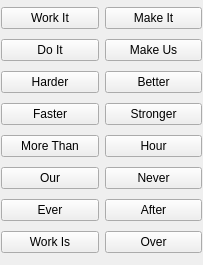
<?xml version="1.0" encoding="UTF-8"?>
<ui version="4.0">
 <class>MainWindow</class>
 <widget class="QMainWindow" name="MainWindow">
  <property name="geometry">
   <rect>
    <x>0</x>
    <y>0</y>
    <width>203</width>
    <height>265</height>
   </rect>
  </property>
  <property name="minimumSize">
   <size>
    <width>203</width>
    <height>265</height>
   </size>
  </property>
  <property name="maximumSize">
   <size>
    <width>203</width>
    <height>265</height>
   </size>
  </property>
  <property name="sizeIncrement">
   <size>
    <width>0</width>
    <height>0</height>
   </size>
  </property>
  <property name="windowTitle">
   <string>MainWindow</string>
  </property>
  <widget class="QWidget" name="centralwidget">
   <widget class="QWidget" name="layoutWidget">
    <property name="geometry">
     <rect>
      <x>1</x>
      <y>3</y>
      <width>201</width>
      <height>261</height>
     </rect>
    </property>
    <layout class="QHBoxLayout" name="horizontalLayout">
     <item>
      <layout class="QVBoxLayout" name="verticalLayout">
       <item>
        <widget class="QPushButton" name="workIt">
         <property name="enabled">
          <bool>true</bool>
         </property>
         <property name="text">
          <string>Work It</string>
         </property>
        </widget>
       </item>
       <item>
        <widget class="QPushButton" name="doIt">
         <property name="text">
          <string>Do It</string>
         </property>
        </widget>
       </item>
       <item>
        <widget class="QPushButton" name="harder">
         <property name="text">
          <string>Harder</string>
         </property>
        </widget>
       </item>
       <item>
        <widget class="QPushButton" name="faster">
         <property name="text">
          <string>Faster</string>
         </property>
        </widget>
       </item>
       <item>
        <widget class="QPushButton" name="moreThan">
         <property name="text">
          <string>More Than</string>
         </property>
        </widget>
       </item>
       <item>
        <widget class="QPushButton" name="our">
         <property name="text">
          <string>Our</string>
         </property>
        </widget>
       </item>
       <item>
        <widget class="QPushButton" name="ever">
         <property name="text">
          <string>Ever</string>
         </property>
        </widget>
       </item>
       <item>
        <widget class="QPushButton" name="workIs">
         <property name="text">
          <string>Work Is</string>
         </property>
        </widget>
       </item>
      </layout>
     </item>
     <item>
      <layout class="QVBoxLayout" name="verticalLayout_2">
       <item>
        <widget class="QPushButton" name="makeIt">
         <property name="text">
          <string>Make It</string>
         </property>
        </widget>
       </item>
       <item>
        <widget class="QPushButton" name="makeUs">
         <property name="text">
          <string>Make Us</string>
         </property>
        </widget>
       </item>
       <item>
        <widget class="QPushButton" name="better">
         <property name="text">
          <string>Better</string>
         </property>
        </widget>
       </item>
       <item>
        <widget class="QPushButton" name="stronger">
         <property name="text">
          <string>Stronger</string>
         </property>
        </widget>
       </item>
       <item>
        <widget class="QPushButton" name="hour">
         <property name="text">
          <string>Hour</string>
         </property>
        </widget>
       </item>
       <item>
        <widget class="QPushButton" name="never">
         <property name="text">
          <string>Never</string>
         </property>
        </widget>
       </item>
       <item>
        <widget class="QPushButton" name="after">
         <property name="text">
          <string>After</string>
         </property>
        </widget>
       </item>
       <item>
        <widget class="QPushButton" name="over">
         <property name="text">
          <string>Over</string>
         </property>
        </widget>
       </item>
      </layout>
     </item>
    </layout>
   </widget>
  </widget>
 </widget>
 <resources/>
 <connections/>
</ui>
